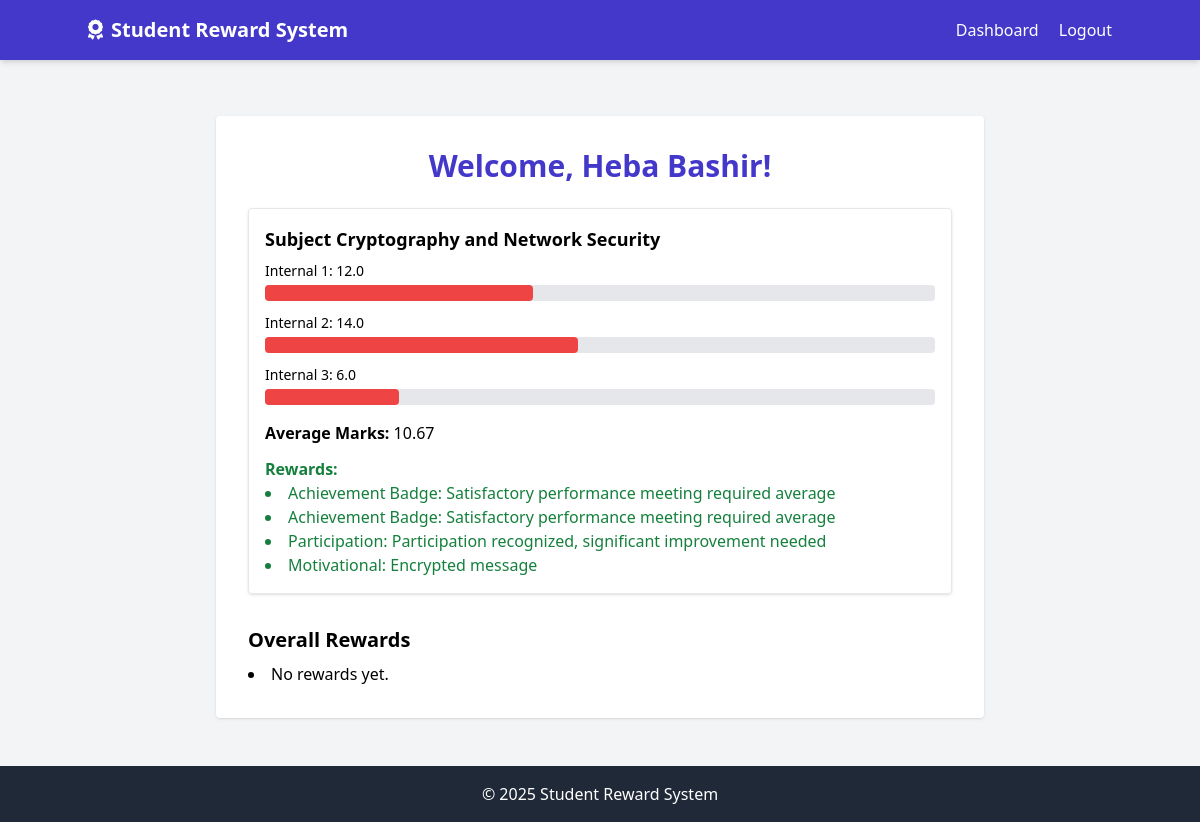
The app's page /student/dashboard (signed in) with its own data.
### models.py (models this page shows, shortened)
class Student(db.Model):
    id = db.Column(db.Integer, primary_key=True)
    name = db.Column(db.String(100), nullable=False)
    usn = db.Column(db.String(20), unique=True, nullable=False)
    created_at = db.Column(db.DateTime, default=datetime.utcnow)
    marks = db.relationship('Mark', backref='student', lazy=True)
    rewards = db.relationship('Reward', backref='student', lazy=True)

class Subject(db.Model):
    id = db.Column(db.Integer, primary_key=True)
    name = db.Column(db.String(100), nullable=False)
    code = db.Column(db.String(20), unique=True, nullable=False)
    faculty_id = db.Column(db.Integer, db.ForeignKey('faculty.id'), nullable=True)
    created_at = db.Column(db.DateTime, default=datetime.utcnow)
    marks = db.relationship('Mark', backref='subject', lazy=True)
    rewards = db.relationship('Reward', backref='subject', lazy=True)
    applicable_classes = db.Column(db.String(200), nullable=True)  # comma-separated list

class Mark(db.Model):
    id = db.Column(db.Integer, primary_key=True)
    student_id = db.Column(db.Integer, db.ForeignKey('student.id'), nullable=False)
    subject_id = db.Column(db.Integer, db.ForeignKey('subject.id'), nullable=False)
    internal_number = db.Column(db.Integer, nullable=False)  # 1, 2, or 3
    marks = db.Column(db.Float, nullable=False)
    created_at = db.Column(db.DateTime, default=datetime.utcnow)

class Reward(db.Model):
    id = db.Column(db.Integer, primary_key=True)
    student_id = db.Column(db.Integer, db.ForeignKey('student.id'), nullable=False)
    subject_id = db.Column(db.Integer, db.ForeignKey('subject.id'), nullable=False)
    internal_number = db.Column(db.Integer, nullable=False)
    reward_type = db.Column(db.String(50), nullable=False)
    description = db.Column(db.Text, nullable=True)
    created_at = db.Column(db.DateTime, default=datetime.utcnow)
    encrypted_message = db.Column(db.Text, nullable=True)
    encrypted_aes_key = db.Column(db.Text, nullable=True)
    nonce = db.Column(db.Text)
    tag = db.Column(db.Text)

### routes.py (the view)
    @app.route('/student/dashboard')
    def student_dashboard():
        if 'student_id' not in session:
            flash('Please login first', 'error')
            return redirect(url_for('student_login'))
        student_id = session['student_id']
        student = Student.query.get(student_id)
        subject_ids = db.session.query(Mark.subject_id).filter_by(student_id=student_id).distinct()
        subjects = Subject.query.filter(Subject.id.in_(subject_ids)).all()
        subjects_data = []
        for subject in subjects:
            marks = Mark.query.filter_by(student_id=student_id, subject_id=subject.id).all()
            mark_map = {m.internal_number: m.marks for m in marks}
            avg = sum(mark_map.values()) / 3 if len(mark_map) == 3 else None
            rewards = Reward.query.filter_by(student_id=student_id, subject_id=subject.id).all()
            subjects_data.append({
                'subject': subject,
                'i1': mark_map.get(1, '-'),
                'i2': mark_map.get(2, '-'),
                'i3': mark_map.get(3, '-'),
                'avg': f"{avg:.2f}" if avg else 'Incomplete',
                'rewards': rewards
            })
        return render_template('student_dashboard.html', student=student, subjects_data=subjects_data)

### templates/student_dashboard.html
{% extends "base.html" %}
{% block content %}
<div class="max-w-3xl mx-auto mt-10 p-8 bg-white rounded shadow">
    <h2 class="text-3xl font-bold mb-6 text-indigo-700 text-center">
        Welcome, {{ student.name }}!
    </h2>
    {% for subj in subjects_data %}
    <div class="mb-8 p-4 border rounded shadow">
        <h3 class="font-semibold mb-2 text-lg">{{ subj.subject.name }}</h3>
        <div class="space-y-3">
            {% for i in [1, 2, 3] %}
            {% set score = subj['i' ~ i] %}
            {% if score != '-' %}
                {% set percent = (score / 30) * 100 %}
                {% if percent >= 75 %}
                    {% set bar_color = 'bg-green-500' %}
                {% elif percent >= 50 %}
                    {% set bar_color = 'bg-orange-400' %}
                {% else %}
                    {% set bar_color = 'bg-red-500' %}
                {% endif %}
            {% else %}
                {% set percent = 0 %}
                {% set bar_color = 'bg-gray-300' %}
            {% endif %}
            <div>
                <p class="text-sm mb-1">Internal {{ i }}: {{ score }}</p>
                <div class="w-full bg-gray-200 rounded h-4">
                    <div class="{{ bar_color }} h-4 rounded" style="width: {{ percent }}%"></div>
                </div>
            </div>
            {% endfor %}
        </div>
        <p class="mt-4"><strong>Average Marks:</strong> {{ subj.avg }}</p>
        {% if subj.rewards and subj.rewards|length > 0 %}
        <div class="mt-3 text-green-700">
            <h4 class="font-semibold">Rewards:</h4>
            <ul class="list-disc list-inside">
                {% for reward in subj.rewards %}
                <li>{{ reward.reward_type }}: {{ reward.description }}</li>
                {% endfor %}
            </ul>
        </div>
        {% endif %}
    </div>
    {% endfor %}
    <h3 class="text-xl font-semibold mt-8 mb-2">Overall Rewards</h3>
    <ul class="list-disc list-inside">
        {% set rewards_found = false %}
        {% for subj in subjects_data %}
            {% if subj.rewards|length > 0 %}
                {% set rewards_found = true %}
            {% endif %}
        {% endfor %}
        {% if not rewards_found %}
            <li>No rewards yet.</li>
        {% else %}
            {% for subj in subjects_data %}
                {% for reward in subj.rewards %}
                    <li>{{ reward.reward_type }} for {{ subj.subject.name }}</li>
                {% endfor %}
            {% endfor %}
        {% endif %}
    </ul>
</div>
{% endblock %}

### templates/base.html (shortened to what this page needs)
<!DOCTYPE html>
<html lang="en">
<head>
    <link rel="stylesheet" href="{{ url_for('static', filename='style.css') }}">
    <script src="https://cdn.tailwindcss.com"></script>
    <link href="https://cdnjs.cloudflare.com/ajax/libs/font-awesome/6.0.0-beta3/css/all.min.css" rel="stylesheet">
</head>
<body class="bg-gray-100 min-h-screen">
    <nav class="bg-indigo-700 text-white p-4 shadow-md">
        <div class="container mx-auto flex justify-between items-center">
            <a href="{{ url_for('home') }}" class="text-xl font-bold">
                <i class="fas fa-award mr-2"></i>Student Reward System
            </a>
            <div class="space-x-4">
                {% if session.get('user_type') == 'student' %}
                    <a href="{{ url_for('student_dashboard') }}" class="hover:text-indigo-200">Dashboard</a>
                    <a href="{{ url_for('home') }}" class="hover:text-indigo-200">Logout</a>
                {% elif session.get('user_type') == 'faculty' %}
                    <a href="{{ url_for('faculty_dashboard') }}" class="hover:text-indigo-200">Dashboard</a>
                    <a href="{{ url_for('home') }}" class="hover:text-indigo-200">Logout</a>
                {% elif session.get('user_type') == 'department' %}
                    <a href="{{ url_for('department_dashboard') }}" class="hover:text-indigo-200">Dashboard</a>
                    <a href="{{ url_for('home') }}" class="hover:text-indigo-200">Logout</a>
                {% else %}
                    <a href="{{ url_for('student_login') }}" class="hover:text-indigo-200">Student</a>
                    <a href="{{ url_for('faculty_login') }}" class="hover:text-indigo-200">Faculty</a>
                    <a href="{{ url_for('department_login') }}" class="hover:text-indigo-200">Department</a>
                {% endif %}
            </div>
        </div>
    </nav>
    <div class="container mx-auto p-4">
        {% block content %}{% endblock %}
    </div>
    <footer class="bg-gray-800 text-white p-4 mt-8">
        <div class="container mx-auto text-center">
            <p>&copy; 2025 Student Reward System</p>
        </div>
    </footer>
</body>
</html>

### records on screen
Student: name "Heba Bashir"
Subject: subject.name "Subject Cryptography and Network Security"
Mark: 3 "12.0"
Mark: 3 "14.0"
Mark: 3 "6.0"
Reward: reward_type "Achievement Badge", description "Satisfactory performance meeting required average"
Reward: reward_type "Achievement Badge", description "Satisfactory performance meeting required average"
Reward: reward_type "Participation", description "Participation recognized, significant improvement needed"
Reward: reward_type "Motivational", description "Encrypted message"

### other values on screen
{{ i }} "1" "2" "3"
{{ subj.avg }} "10.67"
